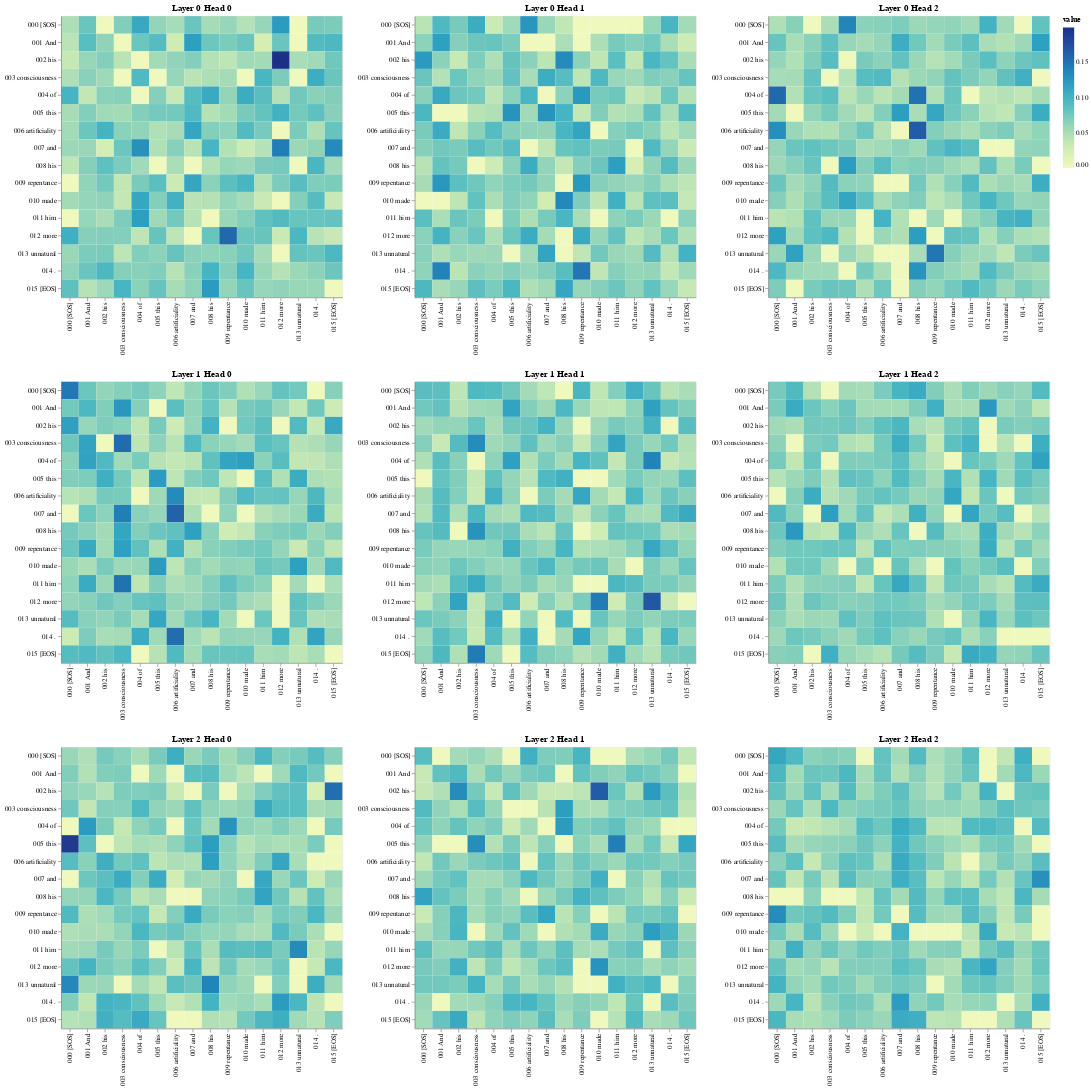

Notebook source saved alongside this figure:
### Code cell
layers = [0, 1, 2]
heads = [0, 1, 2]

# Encoder Self-Attention
get_all_attention_maps("encoder", layers, heads, encoder_input_tokens, encoder_input_tokens, min(20, sentence_len))

### Figure 1 — Vega-Lite specification as saved in the notebook (floating-point values rounded to 4 significant figures; data arrays with more than 128 entries replaced by an {"elided": "..."} marker saying what was removed)
{"config": {"view": {"continuousWidth": 300, "continuousHeight": 300}}, "vconcat": [{"hconcat": [{"data": {"name": "data-3ed528432aec28c2817ea7ef18758165"}, "mark": {"type": "rect"}, "encoding": {"color": {"field": "value", "type": "quantitative"}, "tooltip": [{"field": "row", "type": "quantitative"}, {"field": "column", "type": "quantitative"}, {"field": "value", "type": "quantitative"}, {"field": "row_token", "type": "nominal"}, {"field": "col_token", "type": "nominal"}], "x": {"axis": {"title": ""}, "field": "col_token", "type": "nominal"}, "y": {"axis": {"title": ""}, "field": "row_token", "type": "nominal"}}, "height": 400, "name": "view_1", "title": "Layer 0 Head 0", "width": 400}, {"data": {"name": "data-b4c717fceb6a23b14638163c9b64feb7"}, "mark": {"type": "rect"}, "encoding": {"color": {"field": "value", "type": "quantitative"}, "tooltip": [{"field": "row", "type": "quantitative"}, {"field": "column", "type": "quantitative"}, {"field": "value", "type": "quantitative"}, {"field": "row_token", "type": "nominal"}, {"field": "col_token", "type": "nominal"}], "x": {"axis": {"title": ""}, "field": "col_token", "type": "nominal"}, "y": {"axis": {"title": ""}, "field": "row_token", "type": "nominal"}}, "height": 400, "name": "view_2", "title": "Layer 0 Head 1", "width": 400}, {"data": {"name": "data-5f749c6e6ab8db72aed7ccdac6224a98"}, "mark": {"type": "rect"}, "encoding": {"color": {"field": "value", "type": "quantitative"}, "tooltip": [{"field": "row", "type": "quantitative"}, {"field": "column", "type": "quantitative"}, {"field": "value", "type": "quantitative"}, {"field": "row_token", "type": "nominal"}, {"field": "col_token", "type": "nominal"}], "x": {"axis": {"title": ""}, "field": "col_token", "type": "nominal"}, "y": {"axis": {"title": ""}, "field": "row_token", "type": "nominal"}}, "height": 400, "name": "view_3", "title": "Layer 0 Head 2", "width": 400}]}, {"hconcat": [{"data": {"name": "data-36e850b2d0b30720bed1a04c062a526a"}, "mark": {"type": "rect"}, "encoding": {"color": {"field": "value", "type": "quantitative"}, "tooltip": [{"field": "row", "type": "quantitative"}, {"field": "column", "type": "quantitative"}, {"field": "value", "type": "quantitative"}, {"field": "row_token", "type": "nominal"}, {"field": "col_token", "type": "nominal"}], "x": {"axis": {"title": ""}, "field": "col_token", "type": "nominal"}, "y": {"axis": {"title": ""}, "field": "row_token", "type": "nominal"}}, "height": 400, "name": "view_4", "title": "Layer 1 Head 0", "width": 400}, {"data": {"name": "data-933bd561a7cd661d73ba717616f296b2"}, "mark": {"type": "rect"}, "encoding": {"color": {"field": "value", "type": "quantitative"}, "tooltip": [{"field": "row", "type": "quantitative"}, {"field": "column", "type": "quantitative"}, {"field": "value", "type": "quantitative"}, {"field": "row_token", "type": "nominal"}, {"field": "col_token", "type": "nominal"}], "x": {"axis": {"title": ""}, "field": "col_token", "type": "nominal"}, "y": {"axis": {"title": ""}, "field": "row_token", "type": "nominal"}}, "height": 400, "name": "view_5", "title": "Layer 1 Head 1", "width": 400}, {"data": {"name": "data-25479c14762d35421eab758e18fa2ddf"}, "mark": {"type": "rect"}, "encoding": {"color": {"field": "value", "type": "quantitative"}, "tooltip": [{"field": "row", "type": "quantitative"}, {"field": "column", "type": "quantitative"}, {"field": "value", "type": "quantitative"}, {"field": "row_token", "type": "nominal"}, {"field": "col_token", "type": "nominal"}], "x": {"axis": {"title": ""}, "field": "col_token", "type": "nominal"}, "y": {"axis": {"title": ""}, "field": "row_token", "type": "nominal"}}, "height": 400, "name": "view_6", "title": "Layer 1 Head 2", "width": 400}]}, {"hconcat": [{"data": {"name": "data-94b734c6f127721fb0d2eb842c48c7a2"}, "mark": {"type": "rect"}, "encoding": {"color": {"field": "value", "type": "quantitative"}, "tooltip": [{"field": "row", "type": "quantitative"}, {"field": "column", "type": "quantitative"}, {"field": "value", "type": "quantitative"}, {"field": "row_token", "type": "nominal"}, {"field": "col_token", "type": "nominal"}], "x": {"axis": {"title": ""}, "field": "col_token", "type": "nominal"}, "y": {"axis": {"title": ""}, "field": "row_token", "type": "nominal"}}, "height": 400, "name": "view_7", "title": "Layer 2 Head 0", "width": 400}, {"data": {"name": "data-353733ad9eec0eaae4f260ea3da977e4"}, "mark": {"type": "rect"}, "encoding": {"color": {"field": "value", "type": "quantitative"}, "tooltip": [{"field": "row", "type": "quantitative"}, {"field": "column", "type": "quantitative"}, {"field": "value", "type": "quantitative"}, {"field": "row_token", "type": "nominal"}, {"field": "col_token", "type": "nominal"}], "x": {"axis": {"title": ""}, "field": "col_token", "type": "nominal"}, "y": {"axis": {"title": ""}, "field": "row_token", "type": "nominal"}}, "height": 400, "name": "view_8", "title": "Layer 2 Head 1", "width": 400}, {"data": {"name": "data-e427c62c890100d7e051d7fe21a0b8f0"}, "mark": {"type": "rect"}, "encoding": {"color": {"field": "value", "type": "quantitative"}, "tooltip": [{"field": "row", "type": "quantitative"}, {"field": "column", "type": "quantitative"}, {"field": "value", "type": "quantitative"}, {"field": "row_token", "type": "nominal"}, {"field": "col_token", "type": "nominal"}], "x": {"axis": {"title": ""}, "field": "col_token", "type": "nominal"}, "y": {"axis": {"title": ""}, "field": "row_token", "type": "nominal"}}, "height": 400, "name": "view_9", "title": "Layer 2 Head 2", "width": 400}]}], "params": [{"name": "param_1", "select": {"type": "interval", "encodings": ["x", "y"]}, "bind": "scales", "views": ["view_1"]}, {"name": "param_2", "select": {"type": "interval", "encodings": ["x", "y"]}, "bind": "scales", "views": ["view_2"]}, {"name": "param_3", "select": {"type": "interval", "encodings": ["x", "y"]}, "bind": "scales", "views": ["view_3"]}, {"name": "param_4", "select": {"type": "interval", "encodings": ["x", "y"]}, "bind": "scales", "views": ["view_4"]}, {"name": "param_5", "select": {"type": "interval", "encodings": ["x", "y"]}, "bind": "scales", "views": ["view_5"]}, {"name": "param_6", "select": {"type": "interval", "encodings": ["x", "y"]}, "bind": "scales", "views": ["view_6"]}, {"name": "param_7", "select": {"type": "interval", "encodings": ["x", "y"]}, "bind": "scales", "views": ["view_7"]}, {"name": "param_8", "select": {"type": "interval", "encodings": ["x", "y"]}, "bind": "scales", "views": ["view_8"]}, {"name": "param_9", "select": {"type": "interval", "encodings": ["x", "y"]}, "bind": "scales", "views": ["view_9"]}], "$schema": "https://vega.github.io/schema/vega-lite/v5.17.0.json", "datasets": {"data-3ed528432aec28c2817ea7ef18758165": {"elided": "256 records"}, "data-b4c717fceb6a23b14638163c9b64feb7": {"elided": "256 records"}, "data-5f749c6e6ab8db72aed7ccdac6224a98": {"elided": "256 records"}, "data-36e850b2d0b30720bed1a04c062a526a": {"elided": "256 records"}, "data-933bd561a7cd661d73ba717616f296b2": {"elided": "256 records"}, "data-25479c14762d35421eab758e18fa2ddf": {"elided": "256 records"}, "data-94b734c6f127721fb0d2eb842c48c7a2": {"elided": "256 records"}, "data-353733ad9eec0eaae4f260ea3da977e4": {"elided": "256 records"}, "data-e427c62c890100d7e051d7fe21a0b8f0": {"elided": "256 records"}}}
